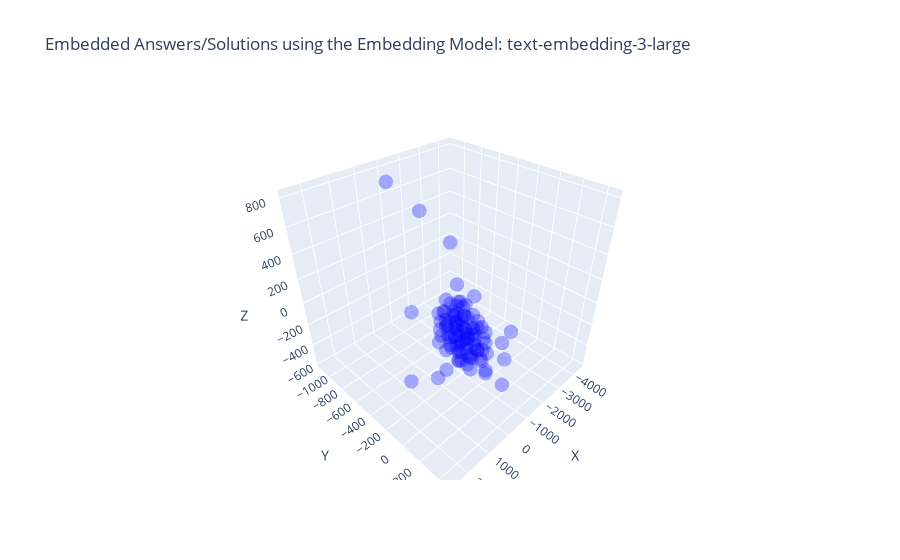

Write notebook code for a chart like this one.
### Markdown cell above
### Visualization (3 Dimensions)

### Code cell
import plotly.graph_objects as go

x = [x for x, y, z in reduced_dims]
y = [y for x, y, z in reduced_dims]
z = [z for x, y, z in reduced_dims]

examples = df_visio_3_large["Answers"].tolist()

fig = go.Figure()

fig.add_trace(go.Scatter3d(
    x=x,
    y=y,
    z=z,
    mode='markers',
    text=examples,
    marker=dict(color='blue', opacity=0.3, size=5)
))

fig.update_layout(
    title="Embedded Answers/Solutions using the Embedding Model: text-embedding-3-large",
    scene=dict(
        xaxis_title="X",
        yaxis_title="Y",
        zaxis_title="Z"
    )
)

fig.show()

### Figure 1 — Plotly figure (JSON) as saved in the notebook; plotly's stock layout.template omitted (floating-point values rounded to 4 significant figures)
{"data": [{"marker": {"color": "blue", "opacity": 0.3, "size": 5}, "mode": "markers", "text": ["SAP S/4HANA ist eine Enterprise Resource Planning (ERP)-Suite, die auf der In-Memory-Datenbanktechnologie von SAP HANA basiert.", "Zu den Vorteilen von SAP S/4HANA gehören eine verbesserte Performance, Echtzeitanalysen, vereinfachte Prozesse und eine modernere Benutzeroberfläche.", "Die Hauptunterschiede umfassen die In-Memory-Datenbanktechnologie, die vereinfachten Datenmodelle, die neue Benutzeroberfläche und die Integration von Analysen und Prognosen.", "SAP S/4HANA umfasst Module für Finanzen, Beschaffung, Produktion, Vertrieb, Lagerhaltung und mehr.", "Ja, eine Migration ist erforderlich, da SAP S/4HANA eine neue Architektur und Datenbanktechnologie verwendet.", "Die Dauer kann je nach Unternehmensgröße, Komplexität der Systeme und gewählter Migrationsmethode variieren.", "In-Memory-Technologien ermöglichen eine schnellere Datenverarbeitung und Echtzeitanalysen.", "Beide Optionen sind möglich, und die Entscheidung hängt von den Unternehmensanforderungen ab.", "Die Lizenzierung basiert auf verschiedenen Faktoren wie Nutzeranzahl, Funktionsumfang und Implementierungsmethode.", "Bestehende Entwicklungen müssen möglicherweise angepasst werden, um mit den neuen Datenstrukturen von SAP S/4HANA kompatibel zu sein.", "Einige können weiterverwendet werden, aber viele Anpassungen müssen möglicherweise aktualisiert oder neu entwickelt werden.", "Ja, SAP S/4HANA bietet Funktionen wie SAP Fiori für intuitive Benutzeroberflächen und integrierte Analytics.", "SAP bietet verschiedene Dienstleistungen wie Beratung, Schulungen und Support für S/4HANA-Implementierungen an.", "Machine Learning und künstliche Intelligenz werden für Funktionen wie Predictive Analytics und automatisierte Prozesse in SAP S/4HANA verwendet.", "SAP S/4HANA kann nahtlos mit anderen SAP-Lösungen wie SAP SuccessFactors und SAP Ariba integriert werden.", "Ja, SAP bietet Schulungen und Zertifizierungen für SAP S/4HANA an.", "Ja, SAP S/4HANA kann über APIs und Middleware mit Drittanbieteranwendungen integriert werden.", "SAP bietet einen umfassenden Support für SAP S/4HANA mit regelmäßigen Updates und technischem Support.", "SAP S/4HANA erfordert eine neue Datenbankarchitektur und unterstützt moderne Technologien wie Cloud-Computing und IoT.", "Branchen wie Fertigung, Handel und Dienstleistungen profitieren besonders von den Funktionen und der Leistung von SAP S/4HANA.", "SAP Fieldglass ist eine cloudbasierte Plattform für das Management von externen Arbeitskräften und Dienstleistungsanbietern.", "SAP Fieldglass bietet Funktionen wie Beschaffung, Auftragsmanagement, Lieferantenverwaltung, Abrechnung und Compliance-Management.", "SAP Fieldglass ist für Unternehmen aller Größen und Branchen geeignet, die externe Arbeitskräfte oder Dienstleistungen nutzen.", "Die Nutzung von SAP Fieldglass ermöglicht eine bessere Kontrolle über externe Ressourcen, Kosteneinsparungen, verbesserte Compliance und beschleunigte Beschaffungsprozesse.", "SAP Fieldglass kann nahtlos mit anderen SAP-Produkten wie SAP SuccessFactors und SAP ERP integriert werden.", "SAP Fieldglass spielt eine wichtige Rolle bei der Verwaltung von Auftragnehmern, Freiberuflern und Dienstleistungsanbietern im Rahmen des Talentmanagements.", "Ja, SAP Fieldglass kann mit verschiedenen HR-Systemen und Enterprise-Resource-Planning-Systemen integriert werden.", "SAP Fieldglass erleichtert die Verwaltung von Arbeitsverträgen, Genehmigungsprozessen und Compliance-Anforderungen durch automatisierte Workflows und Dashboards.", "Ja, SAP Fieldglass bietet Funktionen für Compliance- und Risikomanagement wie Überprüfung von Lieferanten, Vertrags- und Rechnungsprüfung sowie Risikobewertung.", "SAP Fieldglass bietet umfassende Berichterstattungs- und Analysefunktionen für Leistungskennzahlen, Ausgabenanalyse und Risikomanagement.", "Ja, SAP Fieldglass ermöglicht die effiziente Verwaltung von globalen Arbeitskräften, Lieferanten und Verträgen.", "Die Implementierung von SAP Fieldglass erfolgt typischerweise durch einen strukturierten Prozess unter Einbeziehung von Beratern und technischem Support.", "Ja, SAP bietet Schulungs- und Zertifizierungsmöglichkeiten für SAP Fieldglass an, um die Benutzerkompetenz zu verbessern.", "Ja, SAP Fieldglass unterstützt benutzerdefinierte Anpassungen und Konfigurationen gemäß den spezifischen Anforderungen des Unternehmens.", "Ja, SAP Fieldglass bietet mobile Anwendungen für die einfache Nutzung und Verwaltung auch unterwegs.", "Die Kostenstruktur für SAP Fieldglass umfasst typischerweise Lizenzgebühren, Implementierungskosten und laufende Servicegebühren basierend auf der Nutzung.", "SAP Fieldglass implementiert Sicherheitsmaßnahmen wie Datenverschlüsselung, Zugriffskontrollen und regelmäßige Sicherheitsaudits.", "Ja, SAP Fieldglass unterstützt mehrsprachige Benutzeroberflächen, um den globalen Einsatz zu erleichtern.", "Ja, SAP Fieldglass bietet Funktionen zur Unterstützung der Einhaltung von Vorschriften wie GDPR und andere Datenschutzbestimmungen.", "SAP Fieldglass bietet umfassenden Support, einschließlich technischem Support, Schulungen und regelmäßigen Updates.", "SAP Enable Now ist eine Lösung für das digitale Lern- und Wissensmanagement, die Schulungen, Leistungssupport und Dokumentationen bereitstellt.", "SAP Enable Now bietet Funktionen wie die Erstellung interaktiver Lerninhalte, Leistungssupporttools, Software-Dokumentationen und Schulungsanalyse.", "SAP Enable Now ist für Unternehmen jeder Größe und Branche geeignet, die Schulungen für Mitarbeiter, Kunden und Partner benötigen.", "Die Nutzung von SAP Enable Now ermöglicht eine effiziente Schulung, verbesserte Produktivität, schnellere Einarbeitung neuer Mitarbeiter und konsistente Wissensvermittlung.", "SAP Enable Now kann nahtlos mit anderen SAP-Produkten wie SAP SuccessFactors und SAP Learning Solution integriert werden.", "SAP Enable Now spielt eine wichtige Rolle bei der Erstellung, Bereitstellung und Verwaltung von Schulungsressourcen für Mitarbeiter und Kunden.", "Ja, SAP Enable Now kann für die Schulung von Endbenutzern in SAP-Anwendungen sowie anderen Unternehmensanwendungen verwendet werden.", "Die Erstellung von Lerninhalten in SAP Enable Now erfolgt über eine benutzerfreundliche Oberfläche mit integrierten Tools für die Aufnahme, Bearbeitung und Veröffentlichung von Schulungsinhalten.", "Ja, SAP Enable Now bietet Funktionen für das Performance-Support wie kontextbezogene Hilfen, Tutorials und Benutzerleitfäden.", "SAP Enable Now unterstützt Schulungsformate wie interaktive Simulationen, Videos, Präsentationen und Online-Kurse.", "Ja, SAP Enable Now ermöglicht die Erstellung von Schulungsmaterial in verschiedenen Sprachen für globale Schulungsinitiativen.", "Die Bereitstellung von Lerninhalten für Benutzer erfolgt über verschiedene Kanäle wie Lernportale, Intranets und mobile Anwendungen.", "Ja, SAP Enable Now bietet Funktionen für Benutzerfeedback und Leistungsanalyse zur kontinuierlichen Verbesserung der Schulungsressourcen.", "Ja, SAP Enable Now kann zur Erstellung von Software-Dokumentationen wie Benutzerhandbüchern, Hilfedateien und Prozessdokumentationen verwendet werden.", "SAP bietet Schulungsressourcen, Schulungen und technischen Support für die Implementierung und Nutzung von SAP Enable Now an.", "Ja, SAP Enable Now kann sowohl als cloudbasierte Lösung als auch als On-Premise-Installation bereitgestellt werden.", "Die Lizenzierung von SAP Enable Now erfolgt typischerweise auf Basis der Anzahl der Benutzer oder der Nutzungsdauer.", "Ja, SAP Enable Now bietet Funktionen für die Verwaltung von Lernressourcen, Benutzerzugriff und Schulungsplanung an.", "Ja, SAP Enable Now unterstützt die Integration mit gängigen Learning-Management-Systemen (LMS) zur nahtlosen Schulungsverwaltung.", "SAP bietet umfassenden Support und regelmäßige Wartung für SAP Enable Now, einschließlich technischem Support, Schulungen und Updates.", "SAP Concur ist eine cloudbasierte Lösung für das Reise- und Ausgabenmanagement, die Unternehmen dabei unterstützt, Reisekosten zu verfolgen, Ausgaben zu kontrollieren und Compliance sicherzustellen.", "SAP Concur bietet Dienste wie Reisebuchung, Spesenabrechnung, Ausgabenmanagement, Reiserichtlinien-Compliance und Analyse von Reiseausgaben an.", "SAP Concur ist für Unternehmen jeder Größe und Branche geeignet, die Reise- und Ausgabenmanagementlösungen benötigen.", "Die Nutzung von SAP Concur ermöglicht eine effizientere Verwaltung von Reisen und Ausgaben, bessere Kontrolle über Ausgaben, Einhaltung von Reiserichtlinien und schnellere Erstattung von Spesen.", "SAP Concur kann nahtlos mit anderen SAP-Produkten wie SAP ERP und SAP SuccessFactors integriert werden, um eine ganzheitliche Lösung für das Unternehmensmanagement zu bieten.", "SAP Concur spielt eine wichtige Rolle bei der Vereinfachung und Automatisierung von Prozessen rund um das Reise- und Ausgabenmanagement, einschließlich Reisebuchungen, Spesenabrechnungen und Compliance.", "Ja, SAP Concur kann Reiserichtlinien und Compliance-Regeln durch automatisierte Richtlinienprüfungen und Warnungen durchsetzen.", "Ja, SAP Concur bietet Funktionen für die Automatisierung von Ausgabenabrechnungen durch Erfassung von Ausgaben, Zuweisung von Kosten und Genehmigung von Ausgaben.", "Ja, SAP Concur unterstützt die Verwaltung von Reisebuchungen und Reiseplänen durch Integration mit Reiseanbietern und -plattformen.", "Die Einreichung von Spesenberichten in SAP Concur erfolgt über eine benutzerfreundliche Oberfläche mit Optionen für die Erfassung von Ausgaben, Beifügen von Belegen und Zuordnung von Kosten.", "Ja, SAP Concur bietet Funktionen für die Genehmigung von Reiseanträgen durch Vorgesetzte oder entsprechende Genehmigungsinstanzen.", "Ja, SAP Concur kann Kreditkartentransaktionen integrieren und verfolgen, um Ausgaben automatisch zu erfassen und in Spesenberichte einzubeziehen.", "SAP Concur bietet verschiedene Berichterstattungs- und Analysefunktionen für Reiseausgaben, Budgetvergleiche und Ausgabenkategorien.", "Ja, SAP Concur bietet Funktionen für die Einhaltung von Steuervorschriften und Vorschriften durch automatische Steuerberechnungen und -abzüge.", "Ja, SAP Concur kann für die Verwaltung von Firmenkarten und Reisebudgets verwendet werden, um Ausgaben zu überwachen und Budgets einzuhalten.", "SAP bietet Schulungsressourcen, Schulungen und technischen Support für die Implementierung und Nutzung von SAP Concur an.", "Ja, SAP Concur ist eine cloudbasierte Lösung, die über das Internet zugänglich ist.", "Die Lizenzierung von SAP Concur erfolgt typischerweise auf Basis der Anzahl der Benutzer oder der Nutzungsdauer.", "Ja, SAP Concur bietet Funktionen für die Reisebuchung und -planung über Integration mit Reiseanbietern und -plattformen an.", "SAP bietet umfassenden Support und regelmäßige Wartung für SAP Concur, einschließlich technischem Support, Schulungen und Updates.", "SAP SuccessFactors ist eine cloudbasierte Lösung für das Human Capital Management (HCM), die Funktionen wie Personalverwaltung, Talentmanagement, Leistungsmanagement, Mitarbeiterentwicklung und Analyse bietet.", "SAP SuccessFactors bietet Funktionen wie Personalverwaltung, Rekrutierung, Onboarding, Leistungsmanagement, Mitarbeiterentwicklung, Vergütungsmanagement und Analyse.", "SAP SuccessFactors ist für Unternehmen jeder Größe und Branche geeignet, die eine moderne und umfassende Lösung für das Personalmanagement suchen.", "Die Nutzung von SAP SuccessFactors ermöglicht eine effiziente Verwaltung von Personalressourcen, bessere Mitarbeiterentwicklung, höhere Mitarbeiterbindung und bessere Geschäftsergebnisse.", "SAP SuccessFactors kann nahtlos mit anderen SAP-Produkten wie SAP ERP und SAP Concur integriert werden, um eine ganzheitliche Lösung für das Unternehmensmanagement zu bieten.", "SAP SuccessFactors spielt eine wichtige Rolle bei der Verwaltung des gesamten Mitarbeiterlebenszyklus, von der Rekrutierung bis zur Pensionierung, und unterstützt Unternehmen dabei, talentierte Mitarbeiter zu identifizieren, zu entwickeln und zu binden.", "Ja, SAP SuccessFactors bietet Funktionen für die Rekrutierung von Mitarbeitern, einschließlich Stellenanzeigen, Bewerbungsmanagement und Einstellungsprozessen.", "Ja, SAP SuccessFactors bietet Funktionen für das Leistungsmanagement, einschließlich Zielsetzung, Leistungsbeurteilung und Belohnungsmanagement.", "Ja, SAP SuccessFactors unterstützt die Mitarbeiterentwicklung und Schulung durch Funktionen wie Lernmanagement, Karriereentwicklung und individuelle Entwicklungspläne.", "Die Durchführung von Mitarbeiterbewertungen in SAP SuccessFactors erfolgt durch automatisierte Workflows, Zielsetzungsgespräche und kontinuierliches Feedback zwischen Mitarbeitern und Vorgesetzten.", "Ja, SAP SuccessFactors bietet Funktionen für die Verwaltung von Vergütungen und Belohnungen, einschließlich Gehaltsabrechnung, Bonussystemen und Zusatzleistungen.", "Ja, SAP SuccessFactors kann die Einhaltung von Compliance- und HR-Richtlinien durch automatisierte Prozesse, Compliance-Prüfungen und Berichterstattung unterstützen.", "SAP SuccessFactors bietet verschiedene Berichterstattungs- und Analysefunktionen für Personalanalysen, Leistungskennzahlen und Talentmanagement.", "Ja, SAP SuccessFactors bietet Funktionen für das Mitarbeiterengagement und die Mitarbeiterbindung, einschließlich Mitarbeiterumfragen, Feedbacksystemen und Anerkennungsprogrammen.", "Ja, SAP SuccessFactors kann für die Nachfolgeplanung und Talententwicklung verwendet werden, um talentierte Mitarbeiter zu identifizieren und deren Entwicklung zu fördern.", "SAP bietet Schulungsressourcen, Schulungen und technischen Support für die Implementierung und Nutzung von SAP SuccessFactors an.", "Ja, SAP SuccessFactors ist eine cloudbasierte Lösung, die über das Internet zugänglich ist.", "Die Lizenzierung von SAP SuccessFactors erfolgt typischerweise auf Basis der Anzahl der Benutzer oder der Nutzungsdauer.", "Ja, SAP SuccessFactors bietet Funktionen für die Arbeitszeitverwaltung und -planung, einschließlich Schichtplanung, Urlaubsverwaltung und Zeiterfassung.", "SAP bietet umfassenden Support und regelmäßige Wartung für SAP SuccessFactors, einschließlich technischem Support, Schulungen und Updates."], "type": "scatter3d", "x": [-204.7, 45.08, -90.27, -15.25, 8.123, -183.5, 10.91, 257.6, -165.1, -28.05, -208.2, 121.0, -99.56, -27.94, -96.48, -14.71, -80.41, -25.92, -32.44, 12.33, -378.1, -4.553, 327.9, -47.45, 12.05, 69.63, -145.5, 74.73, 155.2, 78.84, -154.0, 336.2, 160.2, 180.5, -206.3, -356.0, 131.2, 224.4, -144.4, 84.59, -74.06, -103.7, 110.3, 113.5, -29.31, 239.5, -290.1, 207.5, -94.93, -166.0, -174.0, 196.4, 12.78, 119.4, 137.5, -74.69, -117.2, -174.1, -106.2, -191.1, 87.64, 27.57, 73.48, 38.92, -242.0, -46.32, -456.5, 160.8, 88.3, -35.09, -70.82, 159.3, -15.25, 4.149, -101.8, 174.9, 4.659, -91.63, 72.59, 629.5, 82.97, -59.74, -17.33, 68.73, -27.34, -6.602, 8.96, 2569.0, 89.93, -159.6, -113.4, 126.7, 17.73, -4426.0, -15.79, -26.19, -52.84, 58.25, 103.7, 95.5], "y": [17.57, -131.5, -169.2, -279.0, -231.8, -44.84, 227.7, 6.123, -118.4, 397.7, 113.9, 225.5, 4.836, -80.59, -80.28, 14.06, -273.2, -204.6, -180.1, 437.7, 306.6, 242.4, -493.7, 4.618, 99.56, 61.23, -89.31, 63.87, -389.9, 140.6, 20.53, 458.0, 15.3, -40.78, -53.9, -99.68, 126.3, 96.72, 56.14, 161.5, 89.59, 126.0, 114.5, -51.49, 14.87, -115.0, -876.0, -68.16, 85.25, -82.02, 90.54, 26.71, -58.1, 265.5, -96.11, -91.02, -57.84, -32.02, 7.381, 185.4, -104.4, -55.98, 17.98, 194.3, -33.58, 190.5, 96.91, 0.9233, -45.92, 111.3, 24.04, -119.4, 151.5, -13.08, 102.1, 130.1, -94.63, 188.7, 0.06531, -101.4, 76.52, -73.13, -37.24, -15.46, -119.0, 97.18, -223.4, 95.48, -164.9, -215.6, 224.7, -210.2, 60.19, -1136.0, 99.71, -178.6, -110.5, -143.3, -12.58, -150.2], "z": [-44.78, -90.72, -96.82, -579.7, -7.509, -281.9, 50.63, 112.0, -19.59, 10.39, -93.19, 8.406, 232.3, -79.9, -168.8, -36.19, 32.44, 89.44, -24.71, 253.8, 48.27, -201.9, -17.94, 148.1, 101.9, -32.93, 112.2, 46.09, 772.8, -1.59, 131.7, -115.8, 59.5, 153.1, -117.9, 183.1, 81.14, 42.74, -186.6, 150.8, 338.9, 163.8, -228.8, -22.98, 57.72, -355.5, 806.6, -32.74, 88.07, 208.6, 29.41, -39.81, 16.33, -146.0, -125.8, 41.26, -53.33, 34.92, 27.7, 92.42, 213.2, 210.4, 241.2, -95.69, 112.4, -130.0, 59.74, -133.0, 96.97, 9.015, -117.6, 49.84, -54.58, -158.6, -72.27, -78.1, 114.6, 53.55, 137.5, -44.97, -134.1, 357.4, -259.7, -97.64, -185.7, 208.1, -128.1, 7.219, 117.0, -5.344, -51.15, -53.02, -229.7, -59.9, -154.5, 196.8, 130.6, 12.74, -220.6, -208.6]}], "layout": {"scene": {"xaxis": {"title": {"text": "X"}}, "yaxis": {"title": {"text": "Y"}}, "zaxis": {"title": {"text": "Z"}}}, "title": {"text": "Embedded Answers/Solutions using the Embedding Model: text-embedding-3-large"}}}
